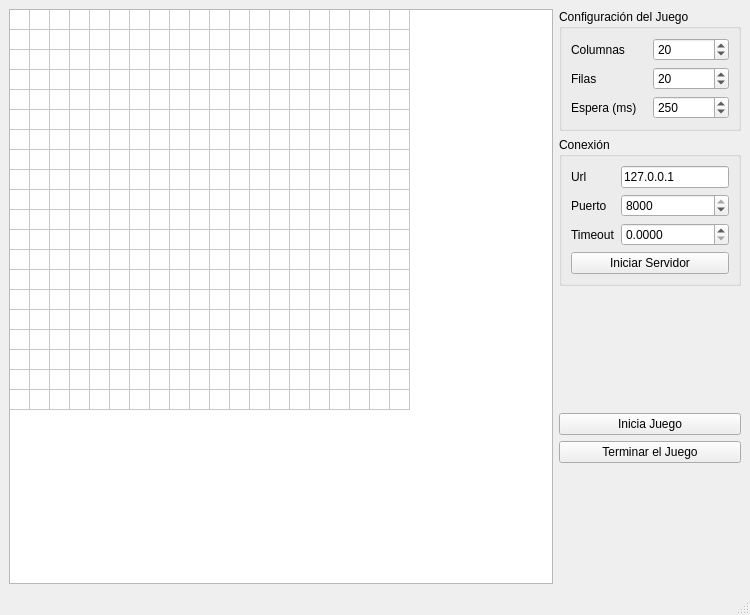
<?xml version="1.0" encoding="UTF-8"?>
<ui version="4.0">
 <class>MainWindow</class>
 <widget class="QMainWindow" name="MainWindow">
  <property name="geometry">
   <rect>
    <x>0</x>
    <y>0</y>
    <width>750</width>
    <height>615</height>
   </rect>
  </property>
  <property name="minimumSize">
   <size>
    <width>0</width>
    <height>0</height>
   </size>
  </property>
  <property name="windowTitle">
   <string>Servidor</string>
  </property>
  <widget class="QWidget" name="centralwidget">
   <layout class="QHBoxLayout" name="horizontalLayout">
    <item>
     <widget class="QTableWidget" name="tableWidget">
      <property name="sizePolicy">
       <sizepolicy hsizetype="Expanding" vsizetype="Expanding">
        <horstretch>0</horstretch>
        <verstretch>0</verstretch>
       </sizepolicy>
      </property>
      <property name="autoFillBackground">
       <bool>false</bool>
      </property>
      <property name="verticalScrollBarPolicy">
       <enum>Qt::ScrollBarAlwaysOff</enum>
      </property>
      <property name="horizontalScrollBarPolicy">
       <enum>Qt::ScrollBarAlwaysOff</enum>
      </property>
      <property name="autoScroll">
       <bool>true</bool>
      </property>
      <property name="dragDropOverwriteMode">
       <bool>true</bool>
      </property>
      <property name="rowCount">
       <number>20</number>
      </property>
      <property name="columnCount">
       <number>20</number>
      </property>
      <attribute name="horizontalHeaderVisible">
       <bool>false</bool>
      </attribute>
      <attribute name="horizontalHeaderDefaultSectionSize">
       <number>20</number>
      </attribute>
      <attribute name="horizontalHeaderHighlightSections">
       <bool>false</bool>
      </attribute>
      <attribute name="horizontalHeaderMinimumSectionSize">
       <number>1</number>
      </attribute>
      <attribute name="verticalHeaderVisible">
       <bool>false</bool>
      </attribute>
      <attribute name="verticalHeaderDefaultSectionSize">
       <number>20</number>
      </attribute>
      <attribute name="verticalHeaderHighlightSections">
       <bool>false</bool>
      </attribute>
      <attribute name="verticalHeaderMinimumSectionSize">
       <number>1</number>
      </attribute>
      <row/>
      <row/>
      <row/>
      <row/>
      <row/>
      <row/>
      <row/>
      <row/>
      <row/>
      <row/>
      <row/>
      <row/>
      <row/>
      <row/>
      <row/>
      <row/>
      <row/>
      <row/>
      <row/>
      <row/>
      <column/>
      <column/>
      <column/>
      <column/>
      <column/>
      <column/>
      <column/>
      <column/>
      <column/>
      <column/>
      <column/>
      <column/>
      <column/>
      <column/>
      <column/>
      <column/>
      <column/>
      <column/>
      <column/>
      <column/>
     </widget>
    </item>
    <item>
     <layout class="QVBoxLayout" name="verticalLayout_2">
      <property name="sizeConstraint">
       <enum>QLayout::SetMinimumSize</enum>
      </property>
      <item>
       <widget class="QGroupBox" name="groupBox">
        <property name="sizePolicy">
         <sizepolicy hsizetype="Preferred" vsizetype="Maximum">
          <horstretch>0</horstretch>
          <verstretch>0</verstretch>
         </sizepolicy>
        </property>
        <property name="title">
         <string>Configuración del Juego</string>
        </property>
        <layout class="QGridLayout" name="gridLayout">
         <item row="0" column="0">
          <widget class="QLabel" name="label_3">
           <property name="text">
            <string>Columnas</string>
           </property>
          </widget>
         </item>
         <item row="1" column="0">
          <widget class="QLabel" name="label">
           <property name="text">
            <string>Filas</string>
           </property>
          </widget>
         </item>
         <item row="0" column="1">
          <widget class="QSpinBox" name="spinBox_2">
           <property name="minimum">
            <number>1</number>
           </property>
           <property name="maximum">
            <number>1000000000</number>
           </property>
           <property name="value">
            <number>20</number>
           </property>
          </widget>
         </item>
         <item row="1" column="1">
          <widget class="QSpinBox" name="spinBox_3">
           <property name="minimum">
            <number>1</number>
           </property>
           <property name="maximum">
            <number>1000000000</number>
           </property>
           <property name="value">
            <number>20</number>
           </property>
          </widget>
         </item>
         <item row="2" column="1">
          <widget class="QSpinBox" name="spinBox">
           <property name="maximum">
            <number>3000</number>
           </property>
           <property name="value">
            <number>250</number>
           </property>
          </widget>
         </item>
         <item row="2" column="0">
          <widget class="QLabel" name="label_2">
           <property name="text">
            <string>Espera (ms)</string>
           </property>
          </widget>
         </item>
        </layout>
       </widget>
      </item>
      <item>
       <widget class="QGroupBox" name="groupBox_2">
        <property name="sizePolicy">
         <sizepolicy hsizetype="Maximum" vsizetype="Maximum">
          <horstretch>0</horstretch>
          <verstretch>0</verstretch>
         </sizepolicy>
        </property>
        <property name="title">
         <string>Conexión</string>
        </property>
        <layout class="QGridLayout" name="gridLayout_2">
         <item row="0" column="0">
          <widget class="QLabel" name="label_6">
           <property name="text">
            <string>Url</string>
           </property>
          </widget>
         </item>
         <item row="0" column="1">
          <widget class="QLineEdit" name="lineEdit">
           <property name="text">
            <string>127.0.0.1</string>
           </property>
          </widget>
         </item>
         <item row="2" column="0">
          <widget class="QLabel" name="label_5">
           <property name="text">
            <string>Timeout</string>
           </property>
          </widget>
         </item>
         <item row="3" column="0" colspan="2">
          <widget class="QPushButton" name="pushButton">
           <property name="text">
            <string>Iniciar Servidor</string>
           </property>
          </widget>
         </item>
         <item row="2" column="1">
          <widget class="QDoubleSpinBox" name="doubleSpinBox">
           <property name="decimals">
            <number>4</number>
           </property>
          </widget>
         </item>
         <item row="1" column="0">
          <widget class="QLabel" name="label_4">
           <property name="text">
            <string>Puerto</string>
           </property>
          </widget>
         </item>
         <item row="1" column="1">
          <widget class="QSpinBox" name="spinBox_4">
           <property name="maximum">
            <number>8000</number>
           </property>
           <property name="value">
            <number>8000</number>
           </property>
          </widget>
         </item>
        </layout>
       </widget>
      </item>
      <item>
       <spacer name="verticalSpacer_2">
        <property name="orientation">
         <enum>Qt::Vertical</enum>
        </property>
        <property name="sizeType">
         <enum>QSizePolicy::MinimumExpanding</enum>
        </property>
        <property name="sizeHint" stdset="0">
         <size>
          <width>20</width>
          <height>40</height>
         </size>
        </property>
       </spacer>
      </item>
      <item>
       <widget class="QPushButton" name="pushButton_2">
        <property name="text">
         <string>Inicia Juego</string>
        </property>
       </widget>
      </item>
      <item>
       <widget class="QPushButton" name="pushButton_3">
        <property name="text">
         <string>Terminar el Juego</string>
        </property>
       </widget>
      </item>
      <item>
       <spacer name="verticalSpacer">
        <property name="orientation">
         <enum>Qt::Vertical</enum>
        </property>
        <property name="sizeType">
         <enum>QSizePolicy::MinimumExpanding</enum>
        </property>
        <property name="sizeHint" stdset="0">
         <size>
          <width>20</width>
          <height>40</height>
         </size>
        </property>
       </spacer>
      </item>
     </layout>
    </item>
   </layout>
  </widget>
  <widget class="QMenuBar" name="menubar">
   <property name="geometry">
    <rect>
     <x>0</x>
     <y>0</y>
     <width>750</width>
     <height>25</height>
    </rect>
   </property>
  </widget>
  <widget class="QStatusBar" name="statusbar"/>
 </widget>
 <resources/>
 <connections/>
</ui>
